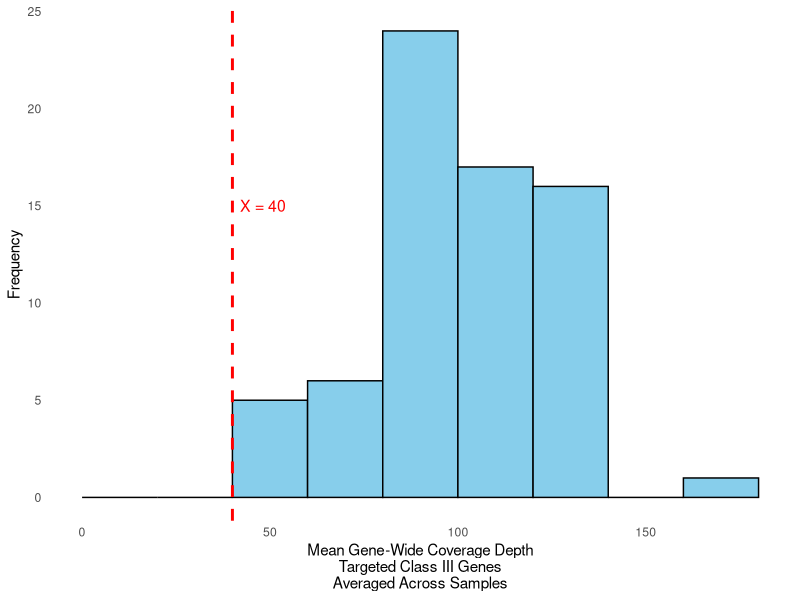
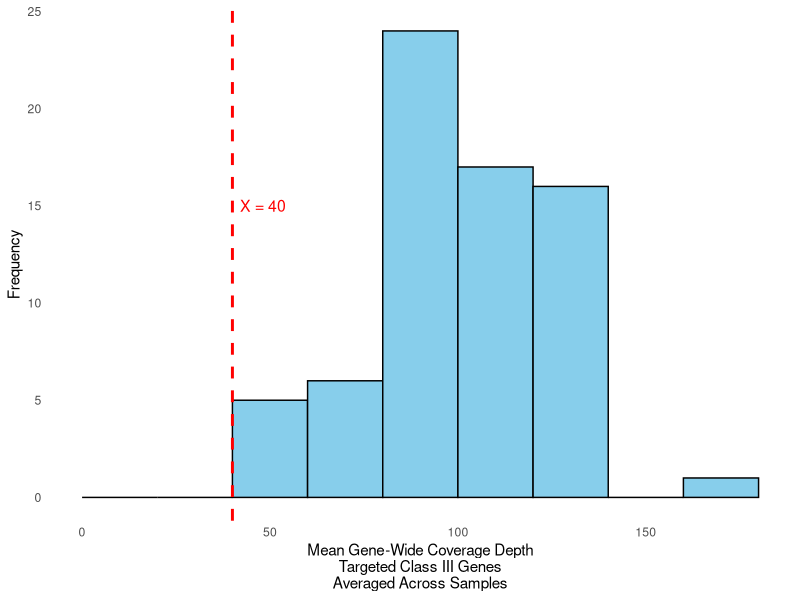
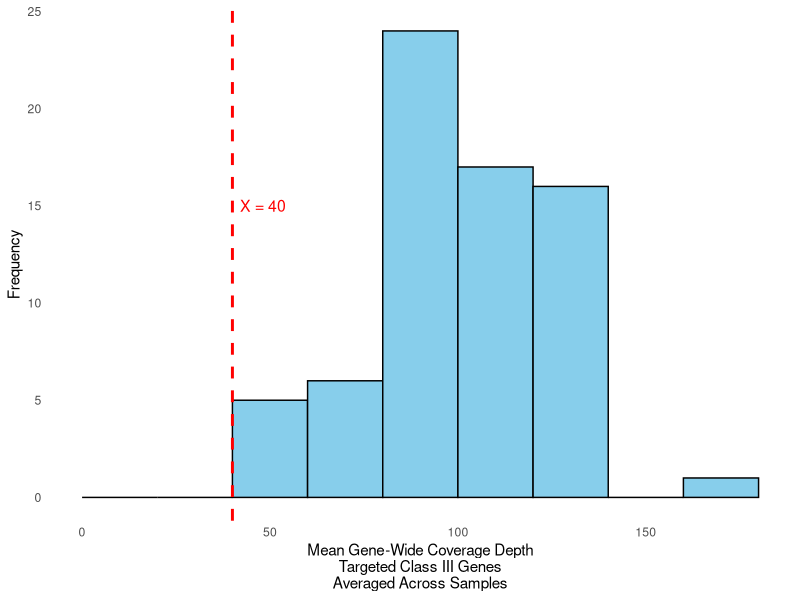

Write the R code that produced these figures, in order.
# Load ggplot2 library
library(ggplot2)

setwd("/Users/matt/Documents/GitHub/mhc/scripts/visualizations/histogram/")


# Define the values
values <- c(125, 108, 104, 100, 73, 113, 136, 86, 107, 91, 98, 102, 74, 85, 100, 84, 94, 104, 122, 111, 98, 88, 109, 92, 97, 96, 126, 112, 134, 108, 81, 86, 137, 90, 88, 54, 111, 132, 134, 88, 101, 106, 74, 56, 92, 125, 104, 133, 125, 83, 47, 46, 163, 119, 87, 64, 61, 60, 75, 95, 122, 122, 127, 127, 132, 94, 107, 91, 113)


# Create a data frame for ggplot2
data <- data.frame(values = values)

# Plot the histogram
figure <- ggplot(data, aes(x = values)) +
  geom_histogram(breaks = seq(0, max(values) + 20, by = 20), # Define exact breaks
                 fill = "skyblue", color = "black") + 
  labs(x = "Mean Gene-Wide Coverage Depth\nTargeted Class III Genes\nAveraged Across Samples", y = "Frequency") +
  theme_minimal() + 
  theme(
    panel.grid.major = element_blank(), # Remove major grid lines
    panel.grid.minor = element_blank()  # Remove minor grid lines
  ) + 
  geom_vline(xintercept = 40, linetype = "dashed", color = "red", size = 1) +
  annotate(
    "text",
    x = 42,                      # Slightly to the right of the line for visibility
    y = 15,
    label = "X = 40",
    hjust = 0,                   # Left-align the text
    color = "red",
    size = 4
  )

figure

ggsave(filename = "histogram2.pdf", plot = figure, width=169, units = "mm")
ggsave(filename = "histogram2.png", plot = figure, width=169, units = "mm")


